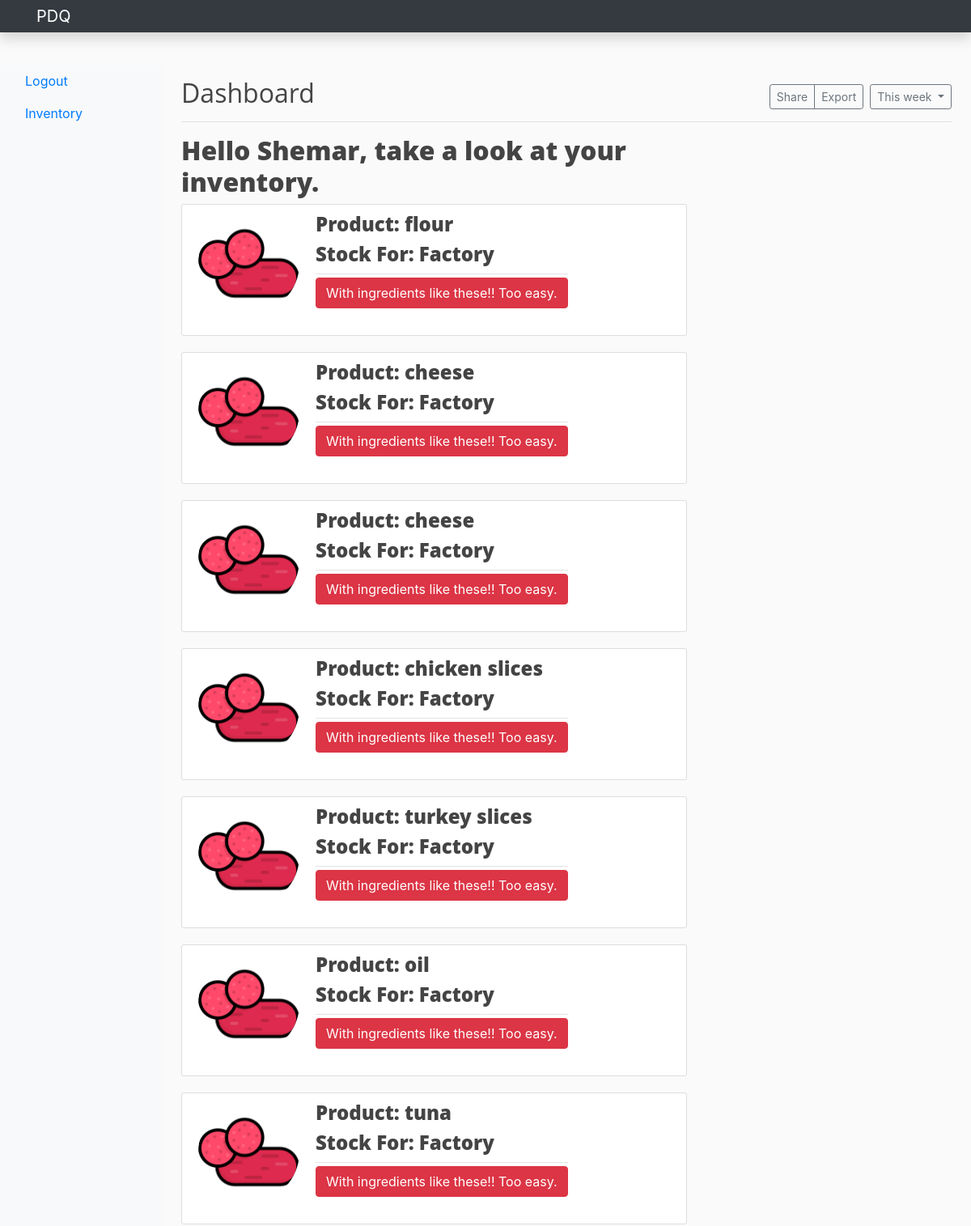
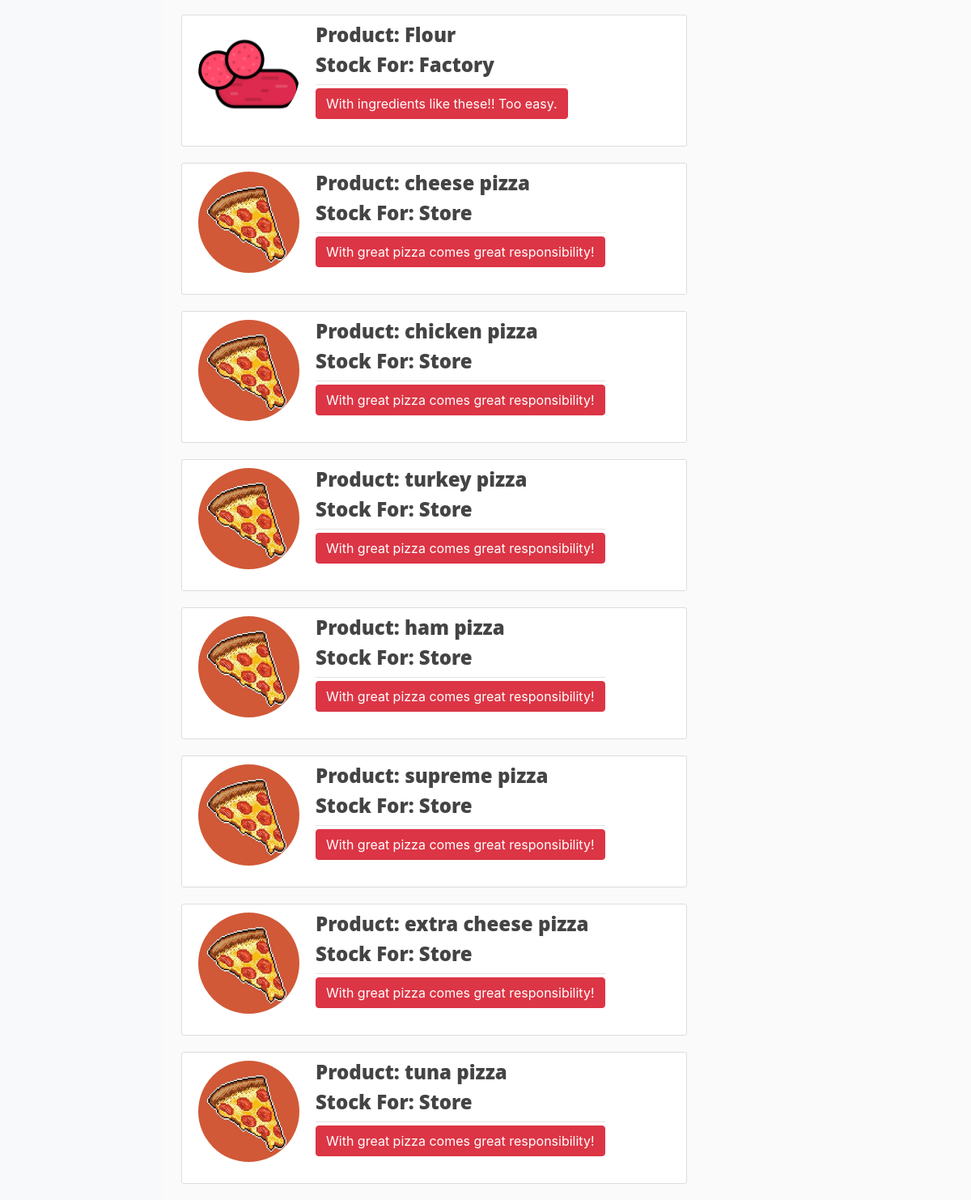
Screenshot of /stockpage (signed in) with the database file from the repository (2 pictures, top to bottom).
### PDQ/models.py (models this page shows, shortened)
class User(db.Model, UserMixin):
	id = db.Column(db.Integer, primary_key=True)
	title = db.Column(db.String(20), nullable=False)
	first_name = db.Column(db.String(20), nullable=False)
	last_name = db.Column(db.String(20), nullable=False)
	user_role = db.Column(db.String(120), unique=False, nullable=False)
	email = db.Column(db.String(120), unique=True, nullable=False)
	image_file = db.Column(db.String(20), nullable=False, default='restaurant.png')
	password = db.Column(db.String(60), nullable=False)
	store = db.relationship('Store', backref='manager', lazy=True)

class Stock(db.Model):
	id = db.Column(db.Integer, primary_key=True,)
	name = db.Column(db.String(100), nullable=False)
	unit = db.Column(db.Text, nullable=False)
	stock_for = db.Column(db.String(100), nullable=False)
	factory_inventory_item = db.relationship('fInventory', backref='item', lazy=True)
	store_inventory_item = db.relationship('sInventory', backref='item', lazy=True)

### PDQ/routes.py (the view)
@app.route("/stockpage")
def stockPage():
	stocks=Stock.query.all()
	image_file_factory = url_for('static', filename='pep.png')
	image_file_store = url_for('static', filename='pizza.jpg')
	return render_template('stockpage.html', stocks=stocks, image_file_factory=image_file_factory, image_file_store=image_file_store)

### PDQ/models.py (called while the page is built)
@login_manager.user_loader
def load_user(user_id):
	return User.query.get(int(user_id))

### PDQ/templates/stockpage.html
{%extends "layout.html"%}
{%block content%}
	<h2>Hello {{current_user.first_name}}, take a look at your inventory.</h2>
	{%for stock in stocks%}
		{%if stock.stock_for == 'Factory'%}
			<article class="media content-section">
				<div class= "media">
					<img class = "rounded-circle account-img" src="{{image_file_factory}}">
			  <div class="media-body">
				<div class="article-metadata">
				  <h4><a class="mr-2" >Product: {{ stock.name }}</a></h4>
				  <h4><a class="mr-2" >Stock For: {{ stock.stock_for }}</a></h4>
				</div>
				<div>
					<form>
						<input class="btn btn-danger" type="submit" value="With ingredients like these!! Too easy.">
					</form>
				</div>
			</article>
		{%endif%}
	{%endfor%}
	{%for stock in stocks%}
		{%if stock.stock_for == 'Store'%}
			<article class="media content-section">
				<div class= "media">
					<img class = "rounded-circle account-img" src="{{image_file_store}}">
			  <div class="media-body">
				<div class="article-metadata">
				  <h4><a class="mr-2" >Product: {{ stock.name }}</a></h4>
				  <h4><a class="mr-2" >Stock For: {{ stock.stock_for }}</a></h4>
				</div>
				<div>
					<form>
						<input class="btn btn-danger" type="submit" value="With great pizza comes great responsibility!">
					</form>
				</div>
			</article>
		{%endif%}
	{%endfor%}
{%endblock content%}

### PDQ/static/main.css (style rules this page uses)
body { background: #fafafa; color: #333333; margin-top: 5rem; }
h1, h2, h3, h4, h5, h6 { color: #444444; font-weight: 800; font-family: 'Open Sans', 'Helvetica Neue', Helvetica, Arial, sans-serif; }
.content-section { background: #ffffff; padding: 10px 20px; border: 1px solid #dddddd; border-radius: 3px; margin-bottom: 20px; }
.article-metadata { padding-bottom: 1px; margin-bottom: 4px; border-bottom: 1px solid #e3e3e3 }
.account-img { height: 125px; width: 125px; margin-right: 20px; margin-bottom: 16px; }

### rows the page displays
User: first_name "Shemar"
Stock: name "flour", stock_for "Factory"
Stock: name "cheese", stock_for "Factory"
Stock: name "cheese", stock_for "Factory"
Stock: name "chicken slices", stock_for "Factory"
Stock: name "turkey slices", stock_for "Factory"
Stock: name "oil", stock_for "Factory"
Stock: name "tuna", stock_for "Factory"
Stock: name "Flour", stock_for "Factory"
Stock: name "cheese pizza", stock_for "Store"
Stock: name "chicken pizza", stock_for "Store"
Stock: name "turkey pizza", stock_for "Store"
Stock: name "ham pizza", stock_for "Store"
Stock: name "supreme pizza", stock_for "Store"
Stock: name "extra cheese pizza", stock_for "Store"
Stock: name "tuna pizza", stock_for "Store"
